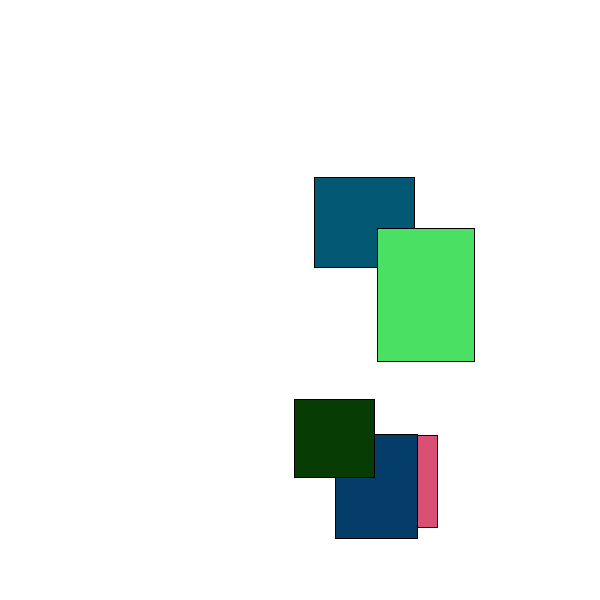
Frame 1 (no input)
Frame 60 (the mouse pressed at the canvas centre just before this capture): identical to frame 1, image omitted
Frame 120 (the mouse held since frame 60 and released just before this capture): identical to frame 1, image omitted

The Processing sketch that drew this single still picture (run headless with seeded random() and noise(); from frame 60 on, the mouse is pressed at the canvas centre):

// Processing sketch: sketch_140620_19
// ── sketch_140620_19.pde
int[] x1,x2;
int[] y1,y2;
color[] c;
color t;
boolean ok = false;

void setup(){
  size(600,600);
  x1 = new int[5];
  x2 = new int[5];
  y1 = new int[5];
  y2 = new int[5];
  c = new color[5];
  Initialize();
}

void Initialize(){
  for(int i=0;i<5;i++){
    x1[i] = int(random(150,width-150));
    x2[i] = int(random(75,150));
    y1[i] = int(random(150,height-150));
    y2[i] = int(random(75,150));
    c[i] = color(int(random(0,255)),int(random(0,255)),int(random(0,255)));
    t = color(c[0]);
  }
}

void draw(){
  background(255);
  for(int i = 0;i<5;i++){
    fill(c[i]);
    rect(x1[i],y1[i],x2[i],y2[i]);
  }
   if(mouseX>=x1[0]&&mouseX<=x1[0]+x2[0]&&mouseY>=y1[0]&&mouseY<=y1[0]+y2[0]){
    c[0] = color(255,0,0);
  }else{
    c[0] = t;
  }
  println(x1[0],x1[0]+x2[0],y1[0],y1[0]+y2[0]);
  println(mouseX,mouseY);

}

void mouseClicked(){
  if(mouseX>=x1[0]&&mouseX<=x1[0]+x2[0]&&mouseY>=y1[0]&&mouseY<=y1[0]+y2[0]){
    Initialize();
  }else{
    
  }
}
